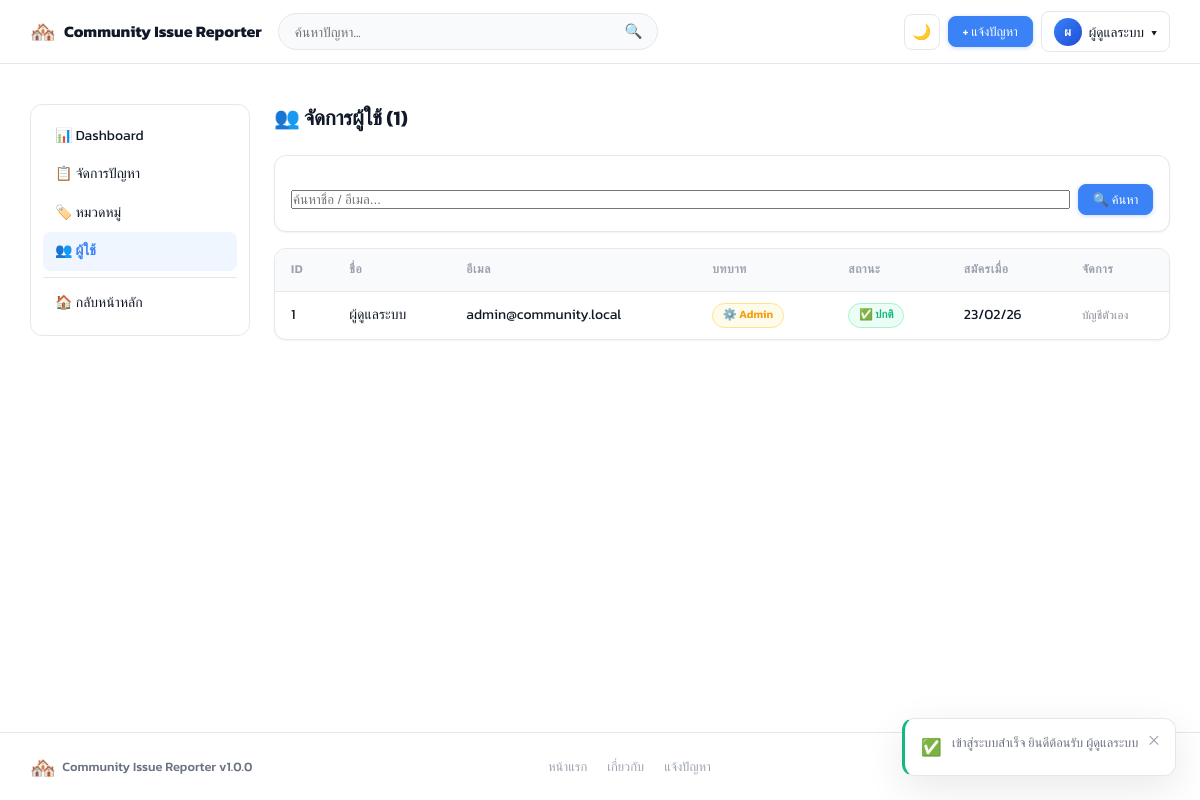
Page /bsu/ITD353/admin/users (signed in) on the committed database.
### tables this page shows
CREATE TABLE IF NOT EXISTS `users` (
  `id`           INT UNSIGNED     NOT NULL AUTO_INCREMENT,
  `name`         VARCHAR(100)     NOT NULL,
  `email`        VARCHAR(255)     NOT NULL,
  `password`     VARCHAR(255)     NOT NULL,
  `phone`        VARCHAR(20)               DEFAULT NULL,
  `role`         ENUM('user','admin')      NOT NULL DEFAULT 'user',
  `is_banned`    TINYINT(1)                NOT NULL DEFAULT 0,
  `avatar`       VARCHAR(255)              DEFAULT NULL,
  `reset_token`  VARCHAR(64)               DEFAULT NULL,
  `reset_expires` DATETIME                 DEFAULT NULL,
  `created_at`   DATETIME         NOT NULL DEFAULT CURRENT_TIMESTAMP,
  `updated_at`   DATETIME         NOT NULL DEFAULT CURRENT_TIMESTAMP ON UPDATE CURRENT_TIMESTAMP,
  PRIMARY KEY (`id`),
  UNIQUE KEY `uq_email` (`email`)
);

### app/helpers.php (called while the page is built, shortened)
<?php
function e(mixed $value): string
{
    return htmlspecialchars((string)$value, ENT_QUOTES | ENT_SUBSTITUTE, 'UTF-8');
}
function auth(): ?array
{
    return $_SESSION['user'] ?? null;
}
function isLoggedIn(): bool
{
    return isset($_SESSION['user']);
}
function url(string $path = ''): string
{
    return BASE_URL . '/' . ltrim($path, '/');
}
function paginate(int $total, int $perPage, int $currentPage, string $baseUrl): array
{
    $totalPages = (int)ceil($total / $perPage);
    $currentPage = max(1, min($currentPage, $totalPages ?: 1));
    $offset = ($currentPage - 1) * $perPage;
    return [
        'total'        => $total,
        'per_page'     => $perPage,
        'current_page' => $currentPage,
        'total_pages'  => $totalPages,
        'offset'       => $offset,
        'base_url'     => $baseUrl,
    ];
}
function view(string $template, array $data = []): void
{
    extract($data, EXTR_SKIP);
    $path = APP_PATH . '/views/' . ltrim($template, '/') . '.php';
    require $path;
}

### app/controllers/AdminController.php (called while the page is built, shortened)
<?php
class AdminController
{
    private User     $userModel;
    public function __construct()
    {
        $this->userModel     = new User();
    }
    public function users(): void
    {
        $search  = trim($_GET['q'] ?? '');
        $page    = max(1, (int)($_GET['page'] ?? 1));
        $perPage = 20;
        $total   = $this->userModel->countAll($search);
        $pag     = paginate($total, $perPage, $page, url('admin/users') . '?q=' . urlencode($search) . '&page=');
        $users = $this->userModel->all($perPage, $pag['offset'], $search);
        view('layout/header', ['pageTitle' => 'จัดการผู้ใช้']);
        view('admin/users', compact('users','pag','search'));
    }
}

### app/models/User.php (called while the page is built, shortened)
<?php
class User
{
    private PDO $db;
    public function __construct()
    {
        $this->db = db();
    }
    public function all(int $limit = 20, int $offset = 0, string $search = ''): array
    {
        $where  = '';
        $params = [];
        $stmt = $this->db->prepare(
            "SELECT id, name, email, phone, role, is_banned, created_at
             FROM users $where ORDER BY created_at DESC LIMIT :lim OFFSET :off"
        );
        $stmt->bindValue(':lim', $limit, PDO::PARAM_INT);
        $stmt->bindValue(':off', $offset, PDO::PARAM_INT);
        $stmt->execute();
        return $stmt->fetchAll();
    }
    public function countAll(string $search = ''): int
    {
        $where  = '';
        $params = [];
        $stmt = $this->db->prepare("SELECT COUNT(*) FROM users $where");
        $stmt->execute();
        return (int)$stmt->fetchColumn();
    }
}

### app/config.php (called while the page is built, shortened)
<?php
function db(): PDO
{
    static $pdo = null;
    if ($pdo === null) {
        $dsn = sprintf(
            'mysql:host=%s;port=%s;dbname=%s;charset=%s',
            DB_HOST, DB_PORT, DB_NAME, DB_CHARSET
        );
        $options = [
            PDO::ATTR_ERRMODE            => PDO::ERRMODE_EXCEPTION,
            PDO::ATTR_DEFAULT_FETCH_MODE => PDO::FETCH_ASSOC,
            PDO::ATTR_EMULATE_PREPARES   => false,
        ];
        try {
            $pdo = new PDO($dsn, DB_USER, DB_PASS, $options);
        } catch (PDOException $e) {
            if (APP_DEBUG) {
                die('<pre style="color:red">Database Error: ' . $e->getMessage() . '</pre>');
            }
            die('Database connection error. Please try again later.');
        }
    }
    return $pdo;
}

### app/views/admin/users.php (the view, shortened to what this page needs)
<div class="container admin-layout">
  <aside class="admin-sidebar" aria-label="เมนู Admin">
    <nav>
      <a href="<?= url('admin') ?>"            class="admin-nav-link">📊 Dashboard</a>
      <a href="<?= url('admin/issues') ?>"     class="admin-nav-link">📋 จัดการปัญหา</a>
      <a href="<?= url('admin/categories') ?>" class="admin-nav-link">🏷️ หมวดหมู่</a>
      <a href="<?= url('admin/users') ?>"      class="admin-nav-link active">👥 ผู้ใช้</a>
      <hr><a href="<?= url() ?>" class="admin-nav-link">🏠 กลับหน้าหลัก</a>
    </nav>
  </aside>
  <div class="admin-main">
    <div class="admin-page-header"><h1>👥 จัดการผู้ใช้ (<?= $pag['total'] ?>)</h1></div>
    <form method="GET" action="<?= url('admin/users') ?>" class="card" style="padding:1rem;margin-bottom:1rem">
      <div class="filter-row">
        <input type="text" name="q" value="<?= e($search) ?>" placeholder="ค้นหาชื่อ / อีเมล..." style="flex:1">
        <button type="submit" class="btn btn-primary btn-sm">🔍 ค้นหา</button>
      </div>
    </form>
    <div class="card">
      <div class="table-wrap">
        <table class="data-table">
          <thead>
            <tr><th>ID</th><th>ชื่อ</th><th>อีเมล</th><th>บทบาท</th><th>สถานะ</th><th>สมัครเมื่อ</th><th>จัดการ</th></tr>
          </thead>
          <tbody>
            <?php foreach ($users as $u): ?>
            <tr>
              <td><?= $u['id'] ?></td>
              <td><?= e($u['name']) ?></td>
              <td><?= e($u['email']) ?></td>
              <td>
                <span class="status-pill <?= $u['role']==='admin'?'badge-reviewing':'badge-new' ?>">
                  <?= $u['role'] === 'admin' ? '⚙️ Admin' : '👤 User' ?>
                </span>
              </td>
              <td>
                <span class="status-pill <?= $u['is_banned'] ? 'badge-rejected' : 'badge-resolved' ?>">
                  <?= $u['is_banned'] ? '🚫 แบน' : '✅ ปกติ' ?>
                </span>
              </td>
              <td><?= e(date('d/m/y', strtotime($u['created_at']))) ?></td>
              <td>
                <?php if ($u['id'] !== auth()['id']):  ?>
                <div class="action-row">
                  <form method="POST" action="<?= url('admin/users/'.$u['id'].'/update') ?>" style="display:inline">
                    <?= csrfField() ?>
                    <input type="hidden" name="role" value="<?= $u['role']==='admin'?'user':'admin' ?>">
                    <button type="submit" class="btn btn-outline btn-xs"
                            onclick="return confirm('เปลี่ยน role?')">
                      <?= $u['role']==='admin' ? '⬇ เปลี่ยนเป็น User' : '⬆ เปลี่ยนเป็น Admin' ?>
                    </button>
                  </form>
                  <form method="POST" action="<?= url('admin/users/'.$u['id'].'/update') ?>" style="display:inline">
                    <?= csrfField() ?>
                    <input type="hidden" name="ban" value="<?= $u['is_banned'] ? '0' : '1' ?>">
                    <button type="submit" class="btn btn-outline btn-xs <?= $u['is_banned']?'':'btn-danger' ?>"
                            onclick="return confirm('<?= $u['is_banned']?'ปลดแบน':'แบน' ?>ผู้ใช้นี้?')">
                      <?= $u['is_banned'] ? '✅ ปลดแบน' : '🚫 แบน' ?>
                    </button>
                  </form>
                </div>
                <?php else: ?>
                <small style="opacity:.5">บัญชีตัวเอง</small>
                <?php endif; ?>
              </td>
            </tr>
            <?php endforeach; ?>
          </tbody>
        </table>
      </div>
    </div>
  </div>
</div>

### app/views/layout/navbar.php (shortened to what this page needs)
<nav class="navbar" role="navigation" aria-label="เมนูหลัก">
  <div class="container nav-inner">
    <a href="<?= url() ?>" class="nav-logo" aria-label="<?= APP_NAME ?> – หน้าแรก">
      <span class="logo-icon">🏘️</span>
      <span class="logo-text"><?= APP_NAME ?></span>
    </a>
    <form class="nav-search" action="<?= url() ?>" method="GET" role="search">
      <input id="nav-search-input" type="search" name="q"
             placeholder="ค้นหาปัญหา..."
             value="<?= e($_GET['q'] ?? '') ?>"
             autocomplete="off">
      <button type="submit" aria-label="ค้นหา">🔍</button>
    </form>
    <div class="nav-actions">
      <button id="theme-toggle" class="btn-icon" aria-label="สลับธีม Dark/Light" title="Toggle theme">
        <span class="theme-icon-light">🌙</span>
      </button>
      <?php if (isLoggedIn()): ?>
        <a href="<?= url('issue/new') ?>" class="btn btn-primary btn-sm" aria-label="แจ้งปัญหาใหม่">
          + แจ้งปัญหา
        </a>
        <div class="nav-user-menu" role="navigation" aria-label="เมนูผู้ใช้">
          <button class="btn-user" aria-haspopup="true" aria-expanded="false" id="user-menu-btn">
            <span class="user-avatar"><?= mb_substr(e(auth()['name'] ?? '?'), 0, 1) ?></span>
            <span class="user-name-short"><?= e(auth()['name'] ?? 'ผู้ใช้') ?></span>
            <span>▾</span>
          </button>
        </div>
      <?php else: ?>
        <a href="<?= url('login') ?>"    class="btn btn-outline btn-sm">เข้าสู่ระบบ</a>
        <a href="<?= url('register') ?>" class="btn btn-primary btn-sm">สมัครสมาชิก</a>
      <?php endif; ?>
    </div>
  </div>
</nav>

### rows in the picture
users: name "ผ", name "ผู้ดูแลระบบ", id "1", email "admin@community.local", role "⚙️ Admin", is_banned "✅ ปกติ", created_at "23/02/26", shows "บัญชีตัวเอง"

### other values in the picture
APP_NAME "Community Issue Reporter"
APP_VERSION "1.0.0"
